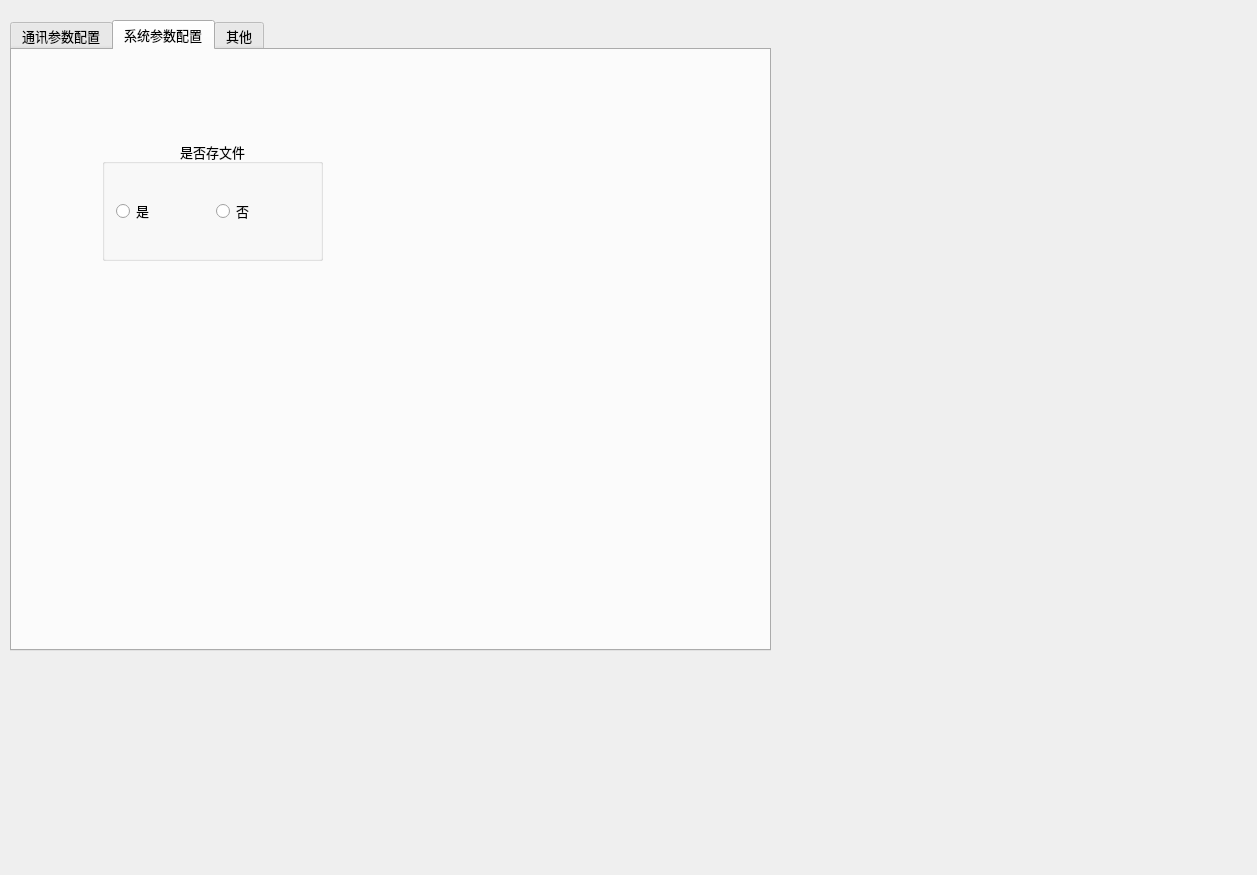
<?xml version="1.0" encoding="UTF-8"?>
<ui version="4.0">
 <class>ConfigPage</class>
 <widget class="QWidget" name="ConfigPage">
  <property name="geometry">
   <rect>
    <x>0</x>
    <y>0</y>
    <width>1257</width>
    <height>875</height>
   </rect>
  </property>
  <property name="windowTitle">
   <string>ConfigPage</string>
  </property>
  <widget class="QTabWidget" name="tabWidget">
   <property name="geometry">
    <rect>
     <x>10</x>
     <y>20</y>
     <width>761</width>
     <height>631</height>
    </rect>
   </property>
   <property name="font">
    <font>
     <family>Agency FB</family>
     <pointsize>10</pointsize>
    </font>
   </property>
   <property name="toolTip">
    <string/>
   </property>
   <property name="layoutDirection">
    <enum>Qt::LeftToRight</enum>
   </property>
   <property name="currentIndex">
    <number>1</number>
   </property>
   <widget class="QWidget" name="tab">
    <attribute name="title">
     <string>通讯参数配置</string>
    </attribute>
    <layout class="QGridLayout" name="gridLayout_2">
     <item row="0" column="0">
      <widget class="QGroupBox" name="groupBox">
       <property name="maximumSize">
        <size>
         <width>800</width>
         <height>300</height>
        </size>
       </property>
       <property name="title">
        <string>串口设置</string>
       </property>
       <layout class="QGridLayout" name="gridLayout">
        <item row="0" column="2">
         <widget class="QLabel" name="label_2">
          <property name="text">
           <string>波特率</string>
          </property>
         </widget>
        </item>
        <item row="1" column="2">
         <widget class="QLabel" name="label_6">
          <property name="text">
           <string>校验位</string>
          </property>
         </widget>
        </item>
        <item row="0" column="0">
         <widget class="QLabel" name="label">
          <property name="text">
           <string>串口选择</string>
          </property>
         </widget>
        </item>
        <item row="0" column="3">
         <widget class="QComboBox" name="combo_baud">
          <property name="minimumSize">
           <size>
            <width>100</width>
            <height>0</height>
           </size>
          </property>
         </widget>
        </item>
        <item row="1" column="3">
         <widget class="QComboBox" name="combo_check_bit">
          <property name="minimumSize">
           <size>
            <width>100</width>
            <height>0</height>
           </size>
          </property>
         </widget>
        </item>
        <item row="1" column="1">
         <widget class="QComboBox" name="combo_data_bit">
          <property name="minimumSize">
           <size>
            <width>100</width>
            <height>0</height>
           </size>
          </property>
         </widget>
        </item>
        <item row="0" column="4">
         <widget class="QLabel" name="label_11">
          <property name="text">
           <string>停止位</string>
          </property>
         </widget>
        </item>
        <item row="0" column="5">
         <widget class="QComboBox" name="combo_stop_bit">
          <property name="minimumSize">
           <size>
            <width>100</width>
            <height>0</height>
           </size>
          </property>
         </widget>
        </item>
        <item row="1" column="0">
         <widget class="QLabel" name="label_5">
          <property name="text">
           <string>数据位</string>
          </property>
         </widget>
        </item>
        <item row="0" column="1">
         <widget class="QComboBox" name="combo_port">
          <property name="minimumSize">
           <size>
            <width>100</width>
            <height>0</height>
           </size>
          </property>
         </widget>
        </item>
       </layout>
      </widget>
     </item>
     <item row="1" column="0">
      <widget class="QPushButton" name="bt_save">
       <property name="maximumSize">
        <size>
         <width>150</width>
         <height>50</height>
        </size>
       </property>
       <property name="layoutDirection">
        <enum>Qt::LeftToRight</enum>
       </property>
       <property name="text">
        <string>保存</string>
       </property>
      </widget>
     </item>
    </layout>
   </widget>
   <widget class="QWidget" name="tab_2">
    <attribute name="title">
     <string>系统参数配置</string>
    </attribute>
    <widget class="QGroupBox" name="groupBox_2">
     <property name="geometry">
      <rect>
       <x>90</x>
       <y>90</y>
       <width>221</width>
       <height>121</height>
      </rect>
     </property>
     <property name="title">
      <string>是否存文件</string>
     </property>
     <property name="alignment">
      <set>Qt::AlignCenter</set>
     </property>
     <layout class="QHBoxLayout" name="horizontalLayout">
      <item>
       <widget class="QRadioButton" name="radio_file">
        <property name="text">
         <string>是</string>
        </property>
       </widget>
      </item>
      <item>
       <widget class="QRadioButton" name="radio_nfile">
        <property name="enabled">
         <bool>true</bool>
        </property>
        <property name="text">
         <string>否</string>
        </property>
       </widget>
      </item>
     </layout>
    </widget>
   </widget>
   <widget class="QWidget" name="tab_3">
    <attribute name="title">
     <string>其他</string>
    </attribute>
   </widget>
  </widget>
 </widget>
 <layoutdefault spacing="6" margin="11"/>
 <resources/>
 <connections/>
</ui>
